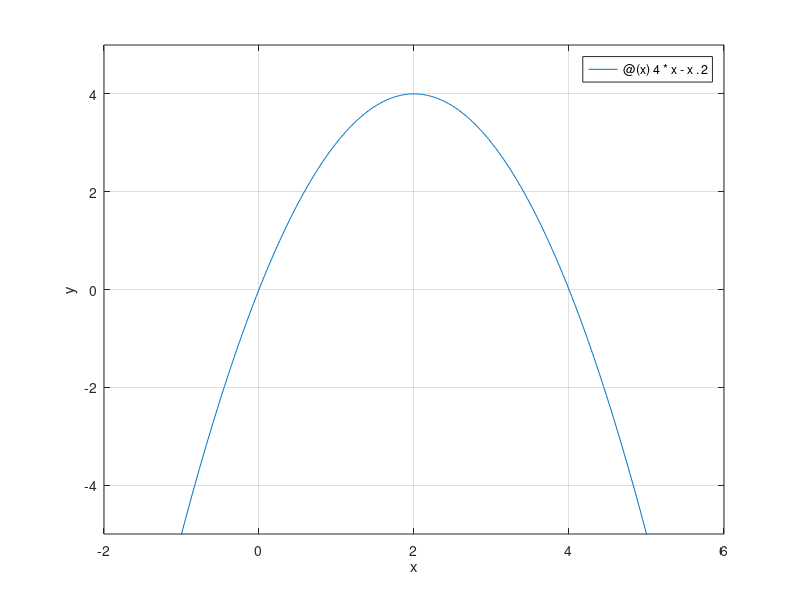

The MATLAB source for this figure:
clear
clc
func = @(x)4*x-x.^2;
max = fminsearch(@(x)-func(x),10);
value = func(max);
fprintf('max at: x = %0.2f\n', max);
fprintf('value at max: f(x) = %0.2f\n', func(max));
fplot(func, [-2 6 -5 5])
grid on
xlabel('x')
ylabel('y')